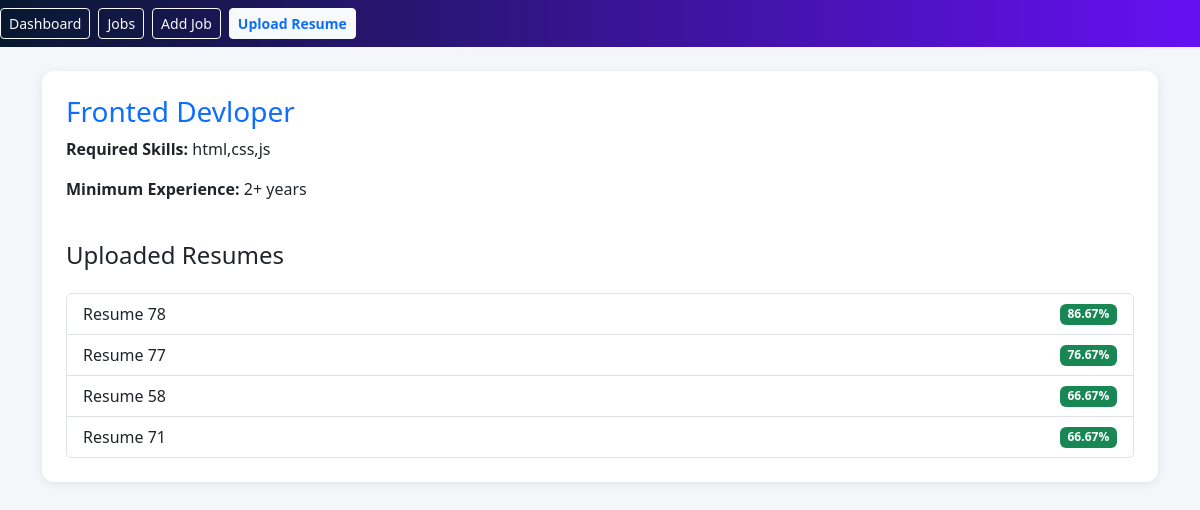
Page /job/12/ on the committed database.
### parserapp/models.py (models this page shows, shortened)
class Job(models.Model):
    title = models.CharField(max_length=200)
    description = models.TextField(blank=True)
    required_skills = models.TextField(help_text="Comma-separated skills")
    min_experience = models.IntegerField(default=0)
    created_at = models.DateTimeField(default=timezone.now)

class Resume(models.Model):
    job = models.ForeignKey(Job, on_delete=models.CASCADE, null=True, blank=True)
    file = models.FileField(upload_to='resumes/')
    parsed_data = models.JSONField(default=dict, blank=True)
    score = models.FloatField(default=0)
    uploaded_at = models.DateTimeField(auto_now_add=True)

### parserapp/views.py (the view, shortened to what this page needs)
# urls.py: path("job/<int:pk>/", views.job_detail, name="job_detail"),
def job_detail(request, pk):
    job = get_object_or_404(Job, pk=pk)
    resumes = Resume.objects.filter(job=job).order_by('-score')
    return render(request, "parserapp/job_detail.html", {"job": job, "resumes": resumes})

### parserapp/templates/parserapp/job_detail.html
{% extends "parserapp/base.html" %}
{% block content %}
<div class="card p-4">
    <h3 class="text-primary">{{ job.title }}</h3>
    <p><strong>Required Skills:</strong> {{ job.required_skills }}</p>
    <p><strong>Minimum Experience:</strong> {{ job.min_experience }}+ years</p>
    <h4 class="mt-4">Uploaded Resumes</h4>
    {% if resumes %}
    <ul class="list-group mt-3">
        {% for r in resumes %}
        <li class="list-group-item d-flex justify-content-between align-items-center">
            <a href="{% url 'resume_detail' r.pk %}" class="text-decoration-none text-dark">
                Resume {{ r.pk }}
            </a>
            <span class="badge bg-success">{{ r.score }}%</span>
        </li>
        {% endfor %}
    </ul>
    {% else %}
    <p class="text-muted mt-3">No resumes uploaded for this job yet.</p>
    {% endif %}
</div>
{% endblock %}

### parserapp/templates/parserapp/base.html (style rules this page uses)
body { background-color: #f5f6fa; }
.card { border: none; border-radius: 12px; box-shadow: 0 2px 10px rgba(0, 0, 0, 0.08); transition: transform 0.2s ease-in-out; }

### rows in the picture
Job: title "Fronted Devloper", required_skills "html,css,js", min_experience "2"
Resume: pk "78", score "86.67"
Resume: pk "77", score "76.67"
Resume: pk "58", score "66.67"
Resume: pk "71", score "66.67"
